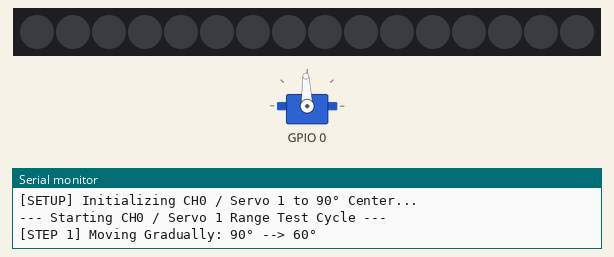
The sketch below on a simulated ESP32. Shown: 16 RGB LEDs in strip order, left to right, servo, the last lines printed to the serial monitor. Wiring (inferred from the names in the program): PCA9685 PWM driver at I2C address 0x40. Servo pulses on a pin are drawn as a servo (544–2400 µs = 0–180°).

Above: at 2.1 s.
At 7.0 s:
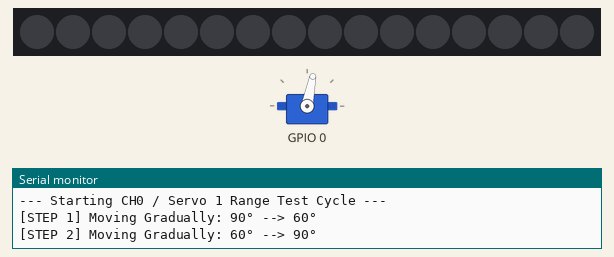
At 11.4 s:
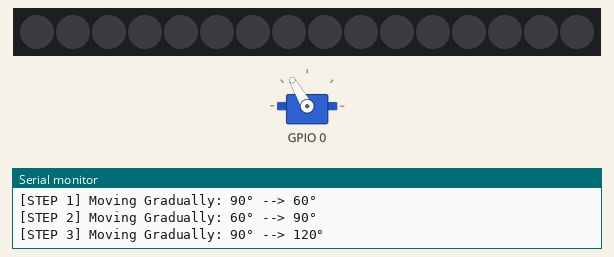
At 14.8 s:
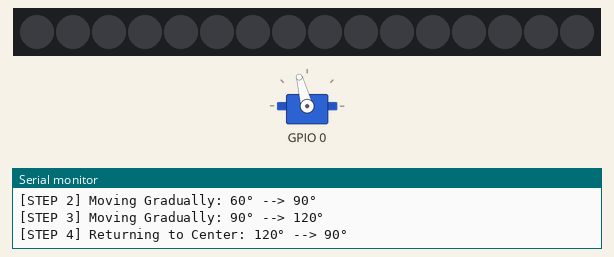
Timing chart, 0 to 28.7 s (numbered marks = the images above):
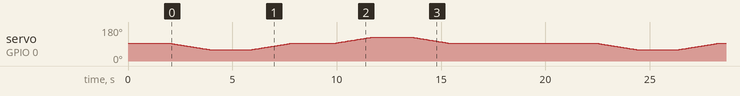

The sketch:

servo_ch0_range_test.ino
```cpp
/*
 * CYNEXIS — PCA9685 CH0 Range Test (Servo 1 / MG996R)
 *
 * Target Hardware:
 *   - ESP32: SDA = GPIO 21, SCL = GPIO 22
 *   - PCA9685 Address: 0x40
 *   - Target Channel: CH0 ONLY (Servo 1)
 *   - Servo Power: XL4016 = 5.00V External Servo Supply
 *   - Horn Status: DETACHED (Mandatory unloaded safety)
 *
 * Movement Sequence:
 *   90° --> 60° --> 90° --> 120° --> 90° (Gradual 0.5° steps @ 30ms)
 */

#include <Wire.h>

#define SDA_PIN       21
#define SCL_PIN       22
#define PCA9685_ADDR  0x40
#define TARGET_CH     0      // CH0 ONLY (Servo 1)

#define MODE1         0x00
#define MODE2         0x01
#define PRESCALE      0xFE

// Microseconds for MG996R pulse width (500us = 0°, 1500us = 90°, 2500us = 180°)
#define MIN_US        500
#define MAX_US        2500

void pcaWriteReg(uint8_t reg, uint8_t val) {
  Wire.beginTransmission(PCA9685_ADDR);
  Wire.write(reg);
  Wire.write(val);
  Wire.endTransmission();
}

void setPWM(uint8_t channel, uint16_t on, uint16_t off) {
  uint8_t reg = 0x06 + (4 * channel); // For CH0: 0x06 + 4*0 = 0x06
  Wire.beginTransmission(PCA9685_ADDR);
  Wire.write(reg);
  Wire.write(on & 0xFF);
  Wire.write(on >> 8);
  Wire.write(off & 0xFF);
  Wire.write(off >> 8);
  Wire.endTransmission();
}

uint16_t angleToTicks(float angle) {
  if (angle < 0) angle = 0;
  if (angle > 180) angle = 180;

  float us = MIN_US + (angle / 180.0) * (MAX_US - MIN_US);
  // 50 Hz period = 20,000 us across 4096 ticks
  uint16_t ticks = (uint16_t)((us / 20000.0) * 4096.0 + 0.5);
  return ticks;
}

void setServoAngle(float angle) {
  uint16_t ticks = angleToTicks(angle);
  setPWM(TARGET_CH, 0, ticks);
}

void moveGradual(float startAngle, float endAngle, int stepDelayMs) {
  float step = (endAngle > startAngle) ? 0.5 : -0.5;
  float current = startAngle;

  while ((step > 0 && current <= endAngle) || (step < 0 && current >= endAngle)) {
    setServoAngle(current);
    delay(stepDelayMs);
    current += step;
  }
  setServoAngle(endAngle);
}

void setup() {
  Serial.begin(115200);
  while (!Serial && millis() < 3000) { delay(10); }

  Serial.println("\n==========================================");
  Serial.println("   CYNEXIS CH0 / SERVO 1 RANGE TEST (60-120°) ");
  Serial.println("==========================================");
  Serial.println("PCA9685 Address: 0x40 (SDA=21, SCL=22)");
  Serial.println("Target: CH0 / Servo 1 ONLY");
  Serial.println("Power voltage: 5.00 V");
  Serial.println("Horn: DETACHED");
  Serial.println("Sequence: 90° -> 60° -> 90° -> 120° -> 90°");
  Serial.println("------------------------------------------");

  Wire.begin(SDA_PIN, SCL_PIN);
  Wire.setClock(100000);

  // Initialize PCA9685
  pcaWriteReg(MODE1, 0x00);
  delay(10);

  // Set 50 Hz PWM frequency (Prescale 121 = 0x79)
  pcaWriteReg(MODE1, 0x10);          // Sleep mode
  pcaWriteReg(PRESCALE, 0x79);       // 50 Hz
  pcaWriteReg(MODE1, 0x00);          // Wake up
  delay(5);
  pcaWriteReg(MODE1, 0xA1);          // Auto-increment mode

  // Explicitly set MODE2 (0x01) = 0x04 (Totem-Pole output mode)
  pcaWriteReg(MODE2, 0x04);
  delay(5);

  // Clear all channels (0..15) to OFF initially
  for (uint8_t ch = 0; ch < 16; ch++) {
    setPWM(ch, 0, 0);
  }

  Serial.println("\n[SETUP] Initializing CH0 / Servo 1 to 90° Center...");
  setServoAngle(90.0);
  delay(2000);
}

void loop() {
  Serial.println("\n--- Starting CH0 / Servo 1 Range Test Cycle ---");

  Serial.println("[STEP 1] Moving Gradually: 90° --> 60°");
  moveGradual(90.0, 60.0, 30);
  delay(2000);

  Serial.println("[STEP 2] Moving Gradually: 60° --> 90°");
  moveGradual(60.0, 90.0, 30);
  delay(2000);

  Serial.println("[STEP 3] Moving Gradually: 90° --> 120°");
  moveGradual(90.0, 120.0, 30);
  delay(2000);

  Serial.println("[STEP 4] Returning to Center: 120° --> 90°");
  moveGradual(120.0, 90.0, 30);
  delay(2000);

  Serial.println("[CYCLE COMPLETE] Pausing 5s before next cycle...");
  delay(5000);
}
```
